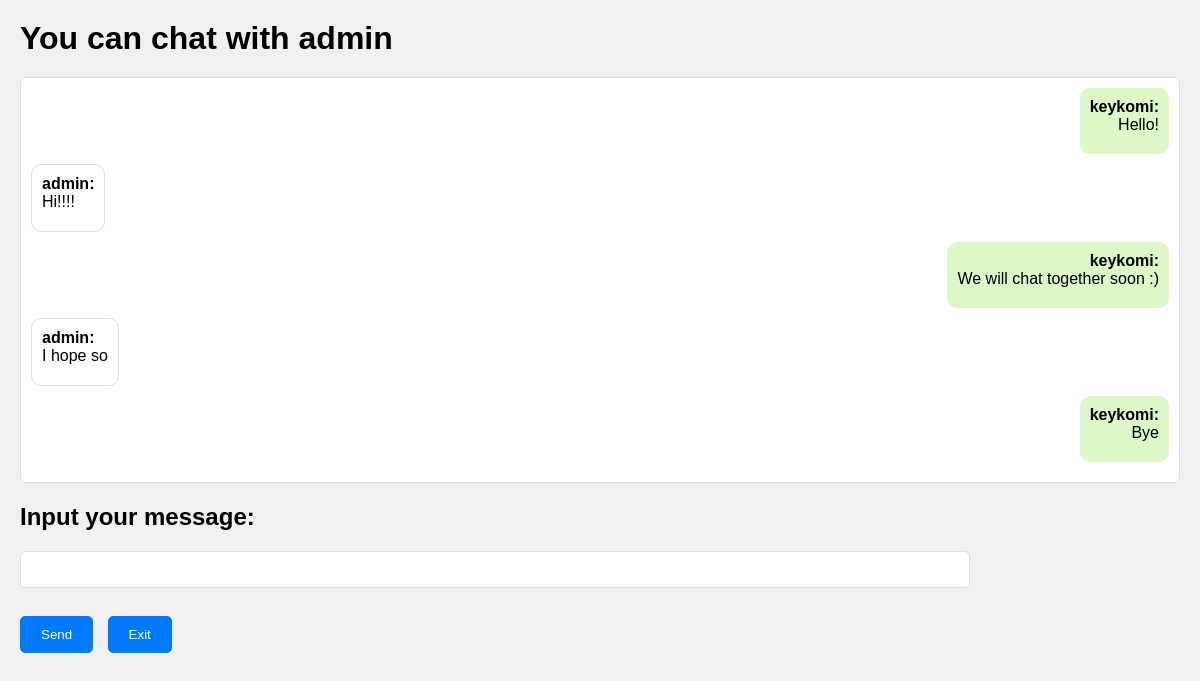
The page /home/chat/admin/ (signed in) on the database as committed earlier.
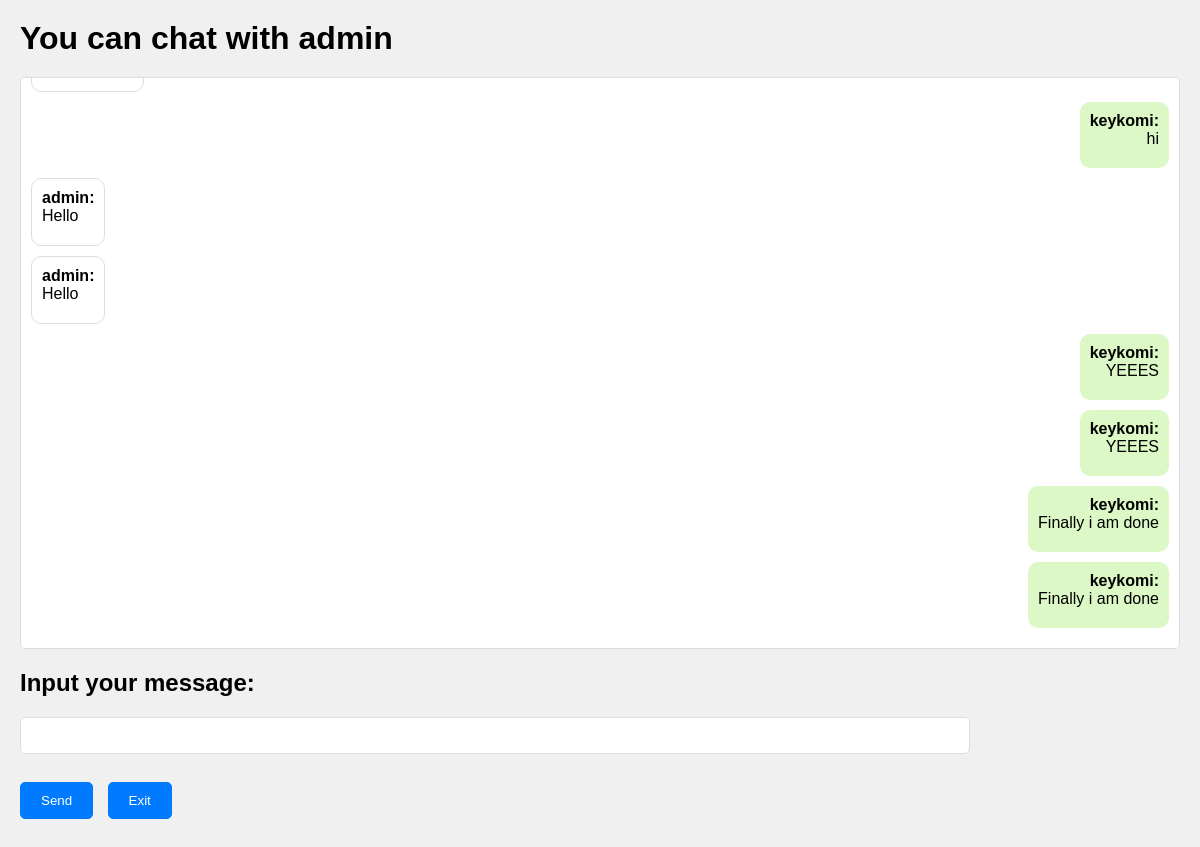
The same page on the database as committed later.
### user_app/models.py (models this page shows)
class CustomUser(AbstractUser):
    middle_name = models.CharField(max_length=150, blank=True)
    def __str__(self):
        return self.username

### chat_app/models.py (models this page shows, shortened)
class Message(models.Model):
    sender = models.ForeignKey(CustomUser, related_name='sent_messages', on_delete=models.CASCADE)
    recipient = models.ForeignKey(CustomUser, related_name='received_messages', on_delete=models.CASCADE)
    content = models.TextField()
    created_at = models.DateTimeField(auto_now_add=True)

### chat_app/views.py (the view)
# urls.py: path("chat/<str:nickname>/", views.chat_view, name="chat"),
def chat_view(request, nickname):
    sender = request.user
    recipient = CustomUser.objects.get(username=nickname)
    room_id = generate_room_id(sender.username, recipient.username)
    chat = (list(Message.objects.filter(sender=sender.id, recipient=recipient.id)) +
            list(Message.objects.filter(sender=recipient.id, recipient=sender.id)))
    chat.sort(key=lambda x: x.created_at)
    context = {
        "room_id": room_id,
        "nickname": nickname,
        "messages": chat,
    }
    return render(request, 'chat.html', context)

### chat_app/chat_logic.py (called while the page is built)
def generate_room_id(username1: str, username2: str):
    room_id = 0
    for char in username1 + username2:
        room_id += ord(char)
    return room_id + len(username1 + username2)

### chat_app/templates/chat.html (shortened to what this page needs)
{% extends 'base.html' %}
{% load static %}
{% block content %}
<link rel="stylesheet" href="{% static 'chat_style.css' %}">
<h1>You can chat with {{ nickname }}</h1>
<ul id="chat-messages">
    {% for message in messages %}
    {% if message.sender == request.user %}
    <li class="my-message">
        <strong>{{ message.sender }}:</strong> <br> {{ message.content }}
    </li>
    {% elif message.recipient == request.user %}
    <li class="friend-message">
        <strong>{{ message.sender }}:</strong> <br> {{ message.content }}
    </li>
    {% endif %}
    {% endfor %}
</ul>
<h2>Input your message: </h2>
<input id="chat-message-input" type="text" size="100">
<br><br>
<input id="chat-message-submit" type="button" value="Send">
<input id="chat-exit" type="button" value="Exit" onclick="window.location.href='{% url 'home' %}'">
{% endblock %}

### templates/base.html (shortened to what this page needs)
<!DOCTYPE html>
<html>
<head>
</head>
<body>
<main>
    {% block content %}
    {% endblock %}
</main>
</body>
</html>

### chat_app/static/chat_style.css (style rules this page uses)
body, h1, h2, h4, ul, li, input, hr { margin: 0; padding: 0; border: 0; font-family: Arial, sans-serif; }
body { background-color: #f0f0f0; padding: 20px; }
h1, h2 { margin-bottom: 20px; }
ul { list-style-type: none; padding: 0; }
#chat-messages { max-height: 550px; overflow-y: scroll; padding: 10px; background-color: #fff; border: 1px solid #ddd; border-radius: 5px; margin-bottom: 20px; }
#chat-messages li { padding: 10px; border-radius: 10px; margin-bottom: 10px; width: fit-content; max-width: 80%; position: relative; }
#chat-messages .my-message { background-color: #dcf8c6; align-self: flex-end; margin-left: auto; text-align: right; }
#chat-messages .friend-message { background-color: #ffffff; border: 1px solid #ddd; }
#chat-message-input { width: 80%; padding: 10px; border: 1px solid #ddd; border-radius: 5px; }
#chat-message-submit, #chat-exit { padding: 10px 20px; margin-top: 10px; border: 1px solid #007bff; background-color: #007bff; color: white; border-radius: 5px; cursor: pointer; }
#chat-exit { margin-left: 10px; }

Rows that differ between the two databases and show on the page:
no longer on this page (row unchanged): Message: sender "keykomi", content "Hello!"
no longer on this page (row unchanged): Message: sender "admin", content "Hi!!!!"
no longer on this page (row unchanged): Message: sender "keykomi", content "We will chat together soon :)"
no longer on this page (row unchanged): Message: sender "admin", content "I hope so"
no longer on this page (row unchanged): Message: sender "keykomi", content "Bye"
added Message: sender "keykomi", content "hi"
added Message: sender "admin", content "Hello"
added Message: sender "admin", content "Hello"
added Message: sender "keykomi", content "YEEES"
added Message: sender "keykomi", content "YEEES"
added Message: sender "keykomi", content "Finally i am done"
added Message: sender "keykomi", content "Finally i am done"
